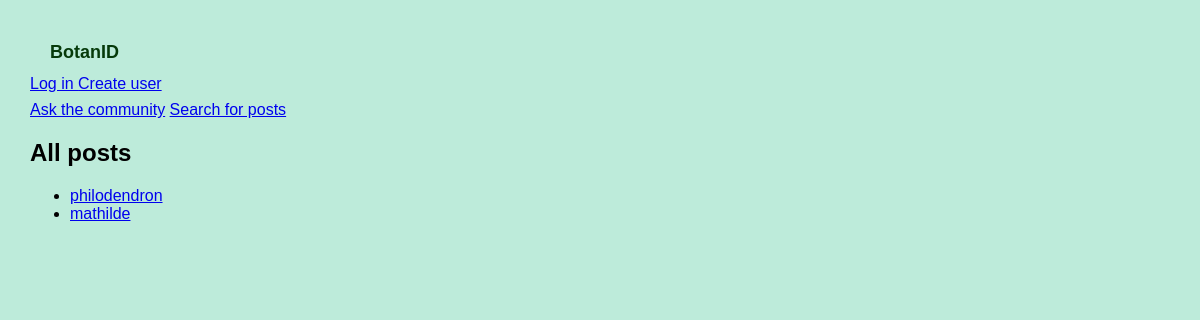
Before: / with the older database file.
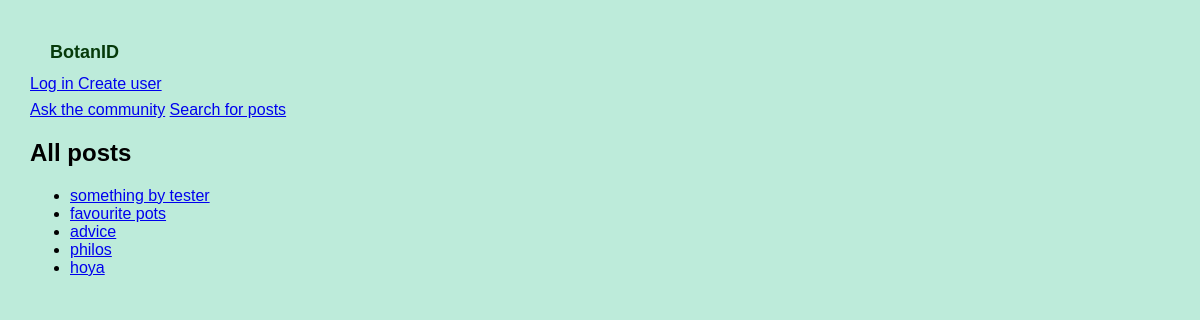
After: the same page with the newer database file.
### tables this page shows
CREATE TABLE "posts" (`id` INTEGER PRIMARY KEY, `title` TEXT, `description` TEXT, `user_id` INTEGER REFERENCES `users`(`id`));

### app.py (the view)
@app.route("/")
def index():
    all_posts = posts.get_posts()
    return render_template("index.html", posts=all_posts)

### db.py (called while the page is built)
def get_connection():
    con = sqlite3.connect("database.db")
    con.execute("PRAGMA foreign_keys = ON")
    con.row_factory = sqlite3.Row
    return con

def query(sql, params=[]):
    con = get_connection()
    result = con.execute(sql, params).fetchall()
    con.close()
    return result

### posts.py (called while the page is built)
def get_posts():
    sql = "SELECT id, title FROM posts ORDER BY id DESC"
    return db.query(sql)

### templates/index.html (shortened to what this page needs)
<!DOCTYPE html>
<html>
<head>
  <link rel="stylesheet" href="mystyle.css">
</head>
<body>
  <h1>BotanID</h1>
  <p>
    {% if not session.username %}
    <a href="/login"> Log in </a>
    <a href="/register"> Create user </a>
    {% endif %}
  </p>
  <p>
    <a href="/new_post">Ask the community</a>
    <a href="/find_post">Search for posts</a>
  </p>
  <h2>All posts</h2>
  <ul>
      {% for post in posts %}
      <li><a href="/post/{{ post.id }}">{{ post.title }}</a></li>
      {% endfor %}
  </ul>
</body>
</html>

### templates/mystyle.css (style rules this page uses)
body { background-color: rgb(189, 235, 218); font-family: sans-serif; font-size: medium; padding: 2.5vw; margin: 0; }
h1 { color: rgb(6, 58, 10); margin-left: 20px; font-size: large; }
p { color: rgb(6, 58, 10); margin: 0.5em 0; }

Changed rows visible on the page:
removed posts: title "mathilde"
added posts: title "something by tester"
added posts: title "favourite pots"
added posts: title "advice"
changed posts: title "philodendron" → "philos"
added posts: title "hoya"
